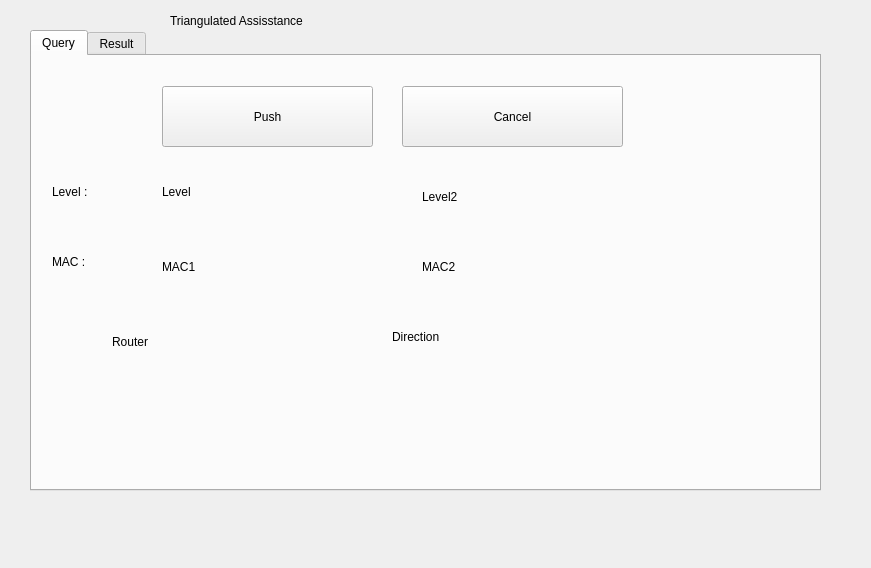
<?xml version="1.0" encoding="UTF-8"?>
<ui version="4.0">
 <class>MainWindow</class>
 <widget class="QMainWindow" name="MainWindow">
  <property name="geometry">
   <rect>
    <x>0</x>
    <y>0</y>
    <width>871</width>
    <height>568</height>
   </rect>
  </property>
  <property name="windowTitle">
   <string>MainWindow</string>
  </property>
  <widget class="QWidget" name="centralWidget">
   <widget class="QTabWidget" name="tabWidget">
    <property name="geometry">
     <rect>
      <x>30</x>
      <y>30</y>
      <width>791</width>
      <height>461</height>
     </rect>
    </property>
    <property name="currentIndex">
     <number>0</number>
    </property>
    <widget class="QWidget" name="tab">
     <attribute name="title">
      <string>Query</string>
     </attribute>
     <widget class="QPushButton" name="pushButton">
      <property name="geometry">
       <rect>
        <x>130</x>
        <y>30</y>
        <width>211</width>
        <height>61</height>
       </rect>
      </property>
      <property name="text">
       <string>Push</string>
      </property>
     </widget>
     <widget class="QLabel" name="label_3">
      <property name="geometry">
       <rect>
        <x>130</x>
        <y>120</y>
        <width>111</width>
        <height>31</height>
       </rect>
      </property>
      <property name="text">
       <string>Level</string>
      </property>
     </widget>
     <widget class="QLabel" name="label_5">
      <property name="geometry">
       <rect>
        <x>130</x>
        <y>200</y>
        <width>201</width>
        <height>21</height>
       </rect>
      </property>
      <property name="text">
       <string>MAC1</string>
      </property>
     </widget>
     <widget class="QLabel" name="label_6">
      <property name="geometry">
       <rect>
        <x>390</x>
        <y>200</y>
        <width>201</width>
        <height>21</height>
       </rect>
      </property>
      <property name="text">
       <string>MAC2</string>
      </property>
     </widget>
     <widget class="QLabel" name="label_7">
      <property name="geometry">
       <rect>
        <x>390</x>
        <y>130</y>
        <width>71</width>
        <height>21</height>
       </rect>
      </property>
      <property name="text">
       <string>Level2</string>
      </property>
     </widget>
     <widget class="QLabel" name="label_8">
      <property name="geometry">
       <rect>
        <x>80</x>
        <y>270</y>
        <width>191</width>
        <height>31</height>
       </rect>
      </property>
      <property name="text">
       <string>Router</string>
      </property>
      <property name="buddy">
       <cstring>tabWidget</cstring>
      </property>
     </widget>
     <widget class="QLabel" name="label">
      <property name="geometry">
       <rect>
        <x>20</x>
        <y>120</y>
        <width>61</width>
        <height>31</height>
       </rect>
      </property>
      <property name="text">
       <string>Level :</string>
      </property>
     </widget>
     <widget class="QLabel" name="label_12">
      <property name="geometry">
       <rect>
        <x>20</x>
        <y>190</y>
        <width>81</width>
        <height>31</height>
       </rect>
      </property>
      <property name="text">
       <string>MAC :</string>
      </property>
     </widget>
     <widget class="QPushButton" name="pushButton_2">
      <property name="geometry">
       <rect>
        <x>370</x>
        <y>30</y>
        <width>221</width>
        <height>61</height>
       </rect>
      </property>
      <property name="text">
       <string>Cancel</string>
      </property>
     </widget>
     <widget class="QLabel" name="label_10">
      <property name="geometry">
       <rect>
        <x>360</x>
        <y>260</y>
        <width>261</width>
        <height>41</height>
       </rect>
      </property>
      <property name="text">
       <string>Direction</string>
      </property>
     </widget>
    </widget>
    <widget class="QWidget" name="tab_2">
     <attribute name="title">
      <string>Result</string>
     </attribute>
     <widget class="QLCDNumber" name="lcdNumber">
      <property name="geometry">
       <rect>
        <x>0</x>
        <y>140</y>
        <width>64</width>
        <height>23</height>
       </rect>
      </property>
      <property name="value" stdset="0">
       <double>48.000000000000000</double>
      </property>
     </widget>
     <widget class="QProgressBar" name="progressBar">
      <property name="geometry">
       <rect>
        <x>70</x>
        <y>140</y>
        <width>118</width>
        <height>23</height>
       </rect>
      </property>
      <property name="value">
       <number>64</number>
      </property>
     </widget>
     <widget class="QTextEdit" name="textEdit_2">
      <property name="geometry">
       <rect>
        <x>0</x>
        <y>0</y>
        <width>431</width>
        <height>131</height>
       </rect>
      </property>
     </widget>
     <widget class="QLabel" name="label_4">
      <property name="geometry">
       <rect>
        <x>40</x>
        <y>225</y>
        <width>101</width>
        <height>21</height>
       </rect>
      </property>
      <property name="text">
       <string>Position</string>
      </property>
     </widget>
    </widget>
   </widget>
   <widget class="QLabel" name="label_2">
    <property name="geometry">
     <rect>
      <x>170</x>
      <y>10</y>
      <width>161</width>
      <height>21</height>
     </rect>
    </property>
    <property name="text">
     <string>Triangulated Assisstance</string>
    </property>
   </widget>
  </widget>
 </widget>
 <layoutdefault spacing="6" margin="11"/>
 <resources/>
 <connections>
  <connection>
   <sender>pushButton</sender>
   <signal>clicked()</signal>
   <receiver>MainWindow</receiver>
   <slot>caldist()</slot>
   <hints>
    <hint type="sourcelabel">
     <x>124</x>
     <y>169</y>
    </hint>
    <hint type="destinationlabel">
     <x>539</x>
     <y>294</y>
    </hint>
   </hints>
  </connection>
 </connections>
 <slots>
  <slot>hack()</slot>
  <slot>finished()</slot>
  <slot>caldist()</slot>
  <slot>dir()</slot>
 </slots>
</ui>
